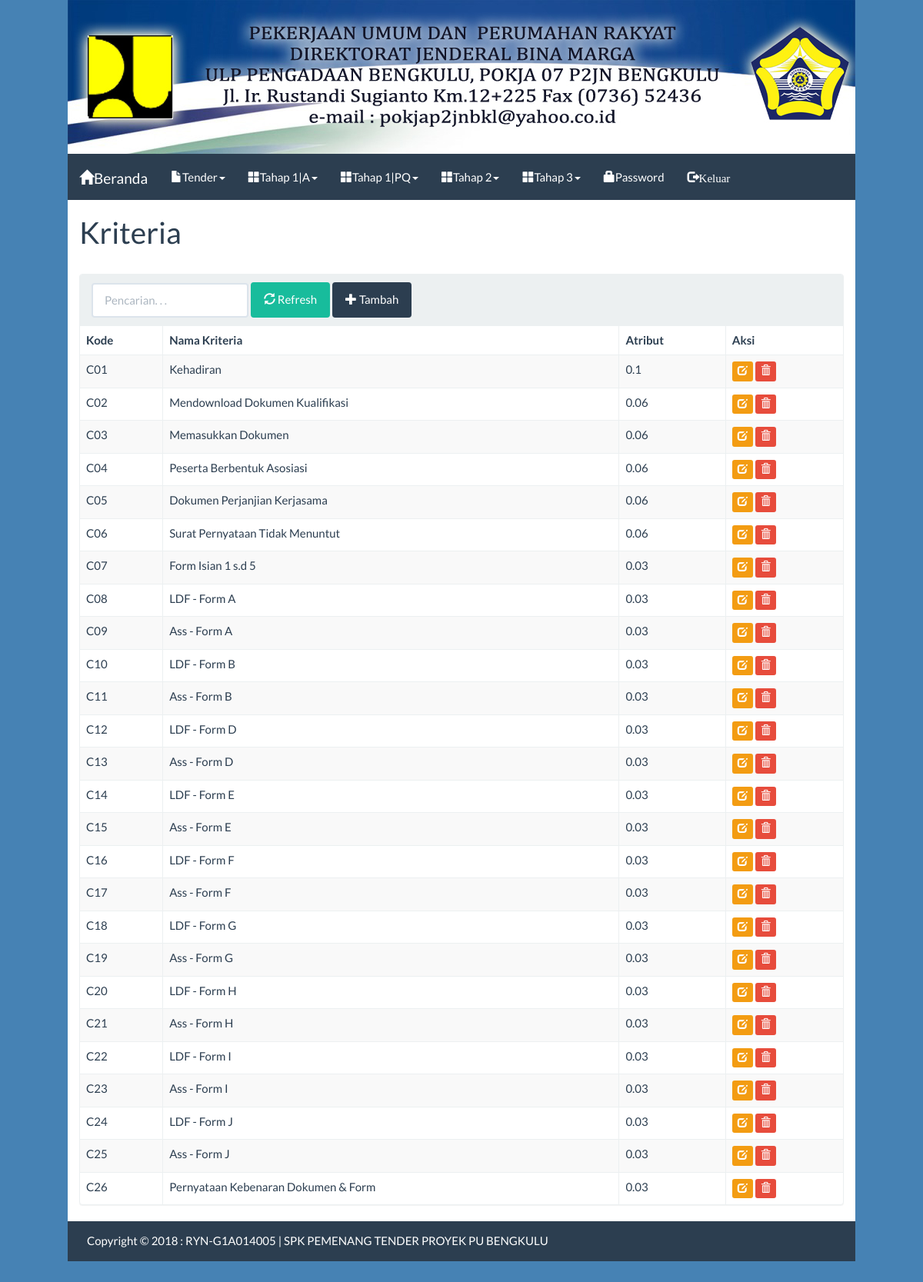
Page /index.php?m=kriteria (signed in) on the committed database.
### tables this page shows
CREATE TABLE IF NOT EXISTS `tb_kriteria` (
  `kode_kriteria` varchar(16) NOT NULL,
  `nama_kriteria` varchar(255) DEFAULT NULL,
  `bobot` double DEFAULT NULL
);

### config.php (called while the page is built, shortened)
<?php
    $config["server"]='localhost';
    $config["username"]='root';
    $config["password"]='iamroot4521';
    $config["database_name"]='proj_spk_mfep';
    include'includes/ez_sql_core.php';
    include'includes/ez_sql_mysqli.php';
    $db = new ezSQL_mysqli($config['username'], $config['password'], $config['database_name'], $config['server']);
    include'includes/general.php';
?>

### includes/ez_sql_core.php (called while the page is built, shortened)
<?php
	class ezSQLcore
	{
		var $timers           = array();
		function get_host_port( $host, $default = false )
		{
			$port = $default;
			return array( $host, $port );
		}
		function flush()
		{
			$this->last_result = array();
		}
		function get_results($query=null, $output = OBJECT)
		{
			if ( $query )
			{
				$this->query($query);
			}
			if ( $output == OBJECT )
			{
				return $this->last_result;
			}
		}
		function timer_get_cur()
		{
			list($usec, $sec) = explode(" ",microtime());
			return ((float)$usec + (float)$sec);
		}
		function timer_start($timer_name)
		{
			$this->timers[$timer_name] = $this->timer_get_cur();
		}
		function timer_elapsed($timer_name)
		{
			return round($this->timer_get_cur() - $this->timers[$timer_name],2);
		}
	}

### includes/general.php (called while the page is built, shortened)
<?php
function esc_field($str){
    if (!get_magic_quotes_gpc())
        return addslashes($str);
    else
        return $str;
}

### includes/ez_sql_mysqli.php (called while the page is built, shortened)
<?php
	$ezsql_mysqli_str = array
	(
		1 => 'Require $dbuser and $dbpassword to connect to a database server',
		2 => 'Error establishing mySQLi database connection. Correct user/password? Correct hostname? Database server running?',
		3 => 'Require $dbname to select a database',
		4 => 'mySQLi database connection is not active',
		5 => 'Unexpected error while trying to select database'
	);
	class ezSQL_mysqli extends ezSQLcore
	{
		function connect($dbuser='', $dbpassword='', $dbhost='localhost', $dbport=false)
		{
			global $ezsql_mysqli_str; $return_val = false;
			if ( ! $dbuser )
			{
				$this->register_error($ezsql_mysqli_str[1].' in '.__FILE__.' on line '.__LINE__);
				$this->show_errors ? trigger_error($ezsql_mysqli_str[1],E_USER_WARNING) : null;
			}
			else
			{
				$this->dbh = new mysqli($dbhost,$dbuser,$dbpassword, '', $dbport);
				if( $this->dbh->connect_errno )
				{
					$this->register_error($ezsql_mysqli_str[2].' in '.__FILE__.' on line '.__LINE__);
					$this->show_errors ? trigger_error($ezsql_mysqli_str[2],E_USER_WARNING) : null;
				}
				else
				{
					$return_val = true;
				}
			}
			return $return_val;
		}
		function query($query)
		{
			$return_val = 0;
			$query = trim($query);
			$this->result = @$this->dbh->query($query);
			if ( preg_match("/^(insert|delete|update|replace|truncate|drop|create|alter|begin|commit|rollback|set|lock|unlock|call)/i",$query) )
			{
				$is_insert = true;
				$this->rows_affected = @$this->dbh->affected_rows;
				if ( preg_match("/^(insert|replace)\s+/i",$query) )
				{
					$this->insert_id = @$this->dbh->insert_id;
				}
				$return_val = $this->rows_affected;
			}
			else
			{
				$is_insert = false;
				$i=0;
				$num_rows=0;
				while ( $row = @$this->result->fetch_object() )
				{
					$num_rows++;
				}
				$this->num_rows = $num_rows;
				$return_val = $this->num_rows;
			}
			return $return_val;
		}
	}

### kriteria.php (the view, shortened to what this page needs)
<div class="page-header">
    <h1>Kriteria</h1>
</div>
<div class="panel panel-default">
    <div class="panel-heading">
        <form class="form-inline">
            <div class="form-group">
                <input class="form-control" type="text" placeholder="Pencarian. . ." name="q" value="<?=$_GET['q']?>" />
            </div>
            <div class="form-group">
                <button class="btn btn-success"><span class="glyphicon glyphicon-refresh"></span> Refresh</a>
            </div>
            <div class="form-group">
                <a class="btn btn-primary" href="?m=kriteria_tambah"><span class="glyphicon glyphicon-plus"></span> Tambah</a>
            </div>
        </form>
    </div>
    <table class="table table-bordered table-hover table-striped">
    <thead>
        <tr>
            <th>Kode</th>
            <th>Nama Kriteria</th>
            <th>Atribut</th>
            <th>Aksi</th>
        </tr>
    </thead>
    <?php
    $q = esc_field($_GET['q']);
    $rows = $db->get_results("SELECT * FROM tb_kriteria WHERE nama_kriteria LIKE '%$q%' ORDER BY kode_kriteria");
    foreach($rows as $row):?>
    <tr>
        <td><?=$row->kode_kriteria ?></td>
        <td><?=$row->nama_kriteria?></td>
        <td><?=$row->bobot?></td>
        <td>
            <a class="btn btn-xs btn-warning" href="?m=kriteria_ubah&ID=<?=$row->kode_kriteria?>"><span class="glyphicon glyphicon-edit"></span></a>
            <a class="btn btn-xs btn-danger" href="aksi.php?act=kriteria_hapus&ID=<?=$row->kode_kriteria?>" onclick="return confirm('Hapus data?')"><span class="glyphicon glyphicon-trash"></span></a>
        </td>
    </tr>
    <?php endforeach;
    ?>
    </table>
</div>

### assets/css/general.css (style rules this page uses)
html { position: relative; min-height: 100%; }
body { margin-bottom: 70px; }
.page-header { margin-top: 0; padding-bottom: 0; }
.page-header h1 { margin-top: 0; }

### rows in the picture
tb_kriteria: kode_kriteria "C01", nama_kriteria "Kehadiran", bobot "0.1"
tb_kriteria: kode_kriteria "C02", nama_kriteria "Mendownload Dokumen Kualifikasi", bobot "0.06"
tb_kriteria: kode_kriteria "C03", nama_kriteria "Memasukkan Dokumen", bobot "0.06"
tb_kriteria: kode_kriteria "C04", nama_kriteria "Peserta Berbentuk Asosiasi", bobot "0.06"
tb_kriteria: kode_kriteria "C05", nama_kriteria "Dokumen Perjanjian Kerjasama", bobot "0.06"
tb_kriteria: kode_kriteria "C06", nama_kriteria "Surat Pernyataan Tidak Menuntut", bobot "0.06"
tb_kriteria: kode_kriteria "C07", nama_kriteria "Form Isian 1 s.d 5", bobot "0.03"
tb_kriteria: kode_kriteria "C08", nama_kriteria "LDF - Form A", bobot "0.03"
tb_kriteria: kode_kriteria "C09", nama_kriteria "Ass - Form A", bobot "0.03"
tb_kriteria: kode_kriteria "C10", nama_kriteria "LDF - Form B", bobot "0.03"
tb_kriteria: kode_kriteria "C11", nama_kriteria "Ass - Form B", bobot "0.03"
tb_kriteria: kode_kriteria "C12", nama_kriteria "LDF - Form D", bobot "0.03"
tb_kriteria: kode_kriteria "C13", nama_kriteria "Ass - Form D", bobot "0.03"
tb_kriteria: kode_kriteria "C14", nama_kriteria "LDF - Form E", bobot "0.03"
tb_kriteria: kode_kriteria "C15", nama_kriteria "Ass - Form E", bobot "0.03"
tb_kriteria: kode_kriteria "C16", nama_kriteria "LDF - Form F", bobot "0.03"
tb_kriteria: kode_kriteria "C17", nama_kriteria "Ass - Form F", bobot "0.03"
tb_kriteria: kode_kriteria "C18", nama_kriteria "LDF - Form G", bobot "0.03"
tb_kriteria: kode_kriteria "C19", nama_kriteria "Ass - Form G", bobot "0.03"
tb_kriteria: kode_kriteria "C20", nama_kriteria "LDF - Form H", bobot "0.03"
tb_kriteria: kode_kriteria "C21", nama_kriteria "Ass - Form H", bobot "0.03"
tb_kriteria: kode_kriteria "C22", nama_kriteria "LDF - Form I", bobot "0.03"
tb_kriteria: kode_kriteria "C23", nama_kriteria "Ass - Form I", bobot "0.03"
tb_kriteria: kode_kriteria "C24", nama_kriteria "LDF - Form J", bobot "0.03"
tb_kriteria: kode_kriteria "C25", nama_kriteria "Ass - Form J", bobot "0.03"
tb_kriteria: kode_kriteria "C26", nama_kriteria "Pernyataan Kebenaran Dokumen & Form", bobot "0.03"
